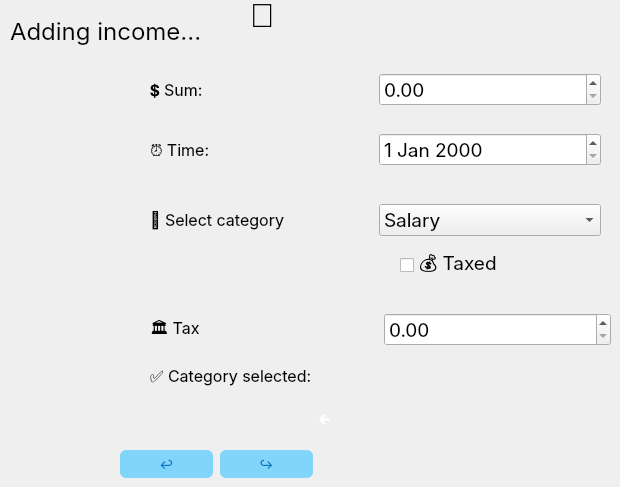
      <widget class="QWidget" name="addIncomePage">
       <widget class="QLabel" name="label_9">
        <property name="geometry">
         <rect>
          <x>210</x>
          <y>360</y>
          <width>55</width>
          <height>16</height>
         </rect>
        </property>
        <property name="text">
         <string/>
        </property>
       </widget>
       <widget class="QCheckBox" name="taxedCheckBox">
        <property name="geometry">
         <rect>
          <x>400</x>
          <y>250</y>
          <width>191</width>
          <height>31</height>
         </rect>
        </property>
        <property name="font">
         <font>
          <family>Inter</family>
          <pointsize>14</pointsize>
         </font>
        </property>
        <property name="text">
         <string>💰 Taxed</string>
        </property>
       </widget>
       <widget class="QPushButton" name="cancelIncomeButton">
        <property name="geometry">
         <rect>
          <x>120</x>
          <y>450</y>
          <width>93</width>
          <height>28</height>
         </rect>
        </property>
        <property name="font">
         <font>
          <family>Inter</family>
         </font>
        </property>
        <property name="styleSheet">
         <string notr="true">border-radius: 6px;
   background-color: #81D4FA;
        color: #0277BD</string>
        </property>
        <property name="text">
         <string>↩</string>
        </property>
       </widget>
       <widget class="QLabel" name="categoryIncomeLabel">
        <property name="geometry">
         <rect>
          <x>150</x>
          <y>350</y>
          <width>461</width>
          <height>51</height>
         </rect>
        </property>
        <property name="font">
         <font>
          <family>Inter</family>
          <pointsize>12</pointsize>
         </font>
        </property>
        <property name="text">
         <string>✅ Category selected:</string>
        </property>
       </widget>
       <widget class="QLabel" name="label_29">
        <property name="geometry">
         <rect>
          <x>10</x>
          <y>10</y>
          <width>431</width>
          <height>41</height>
         </rect>
        </property>
        <property name="font">
         <font>
          <family>Inter</family>
          <pointsize>18</pointsize>
         </font>
        </property>
        <property name="text">
         <string>Adding income...</string>
        </property>
       </widget>
       <widget class="QWidget" name="layoutWidget">
        <property name="geometry">
         <rect>
          <x>150</x>
          <y>70</y>
          <width>451</width>
          <height>40</height>
         </rect>
        </property>
        <layout class="QHBoxLayout" name="horizontalLayout">
         <item>
          <widget class="QLabel" name="label_13">
           <property name="font">
            <font>
             <family>Inter</family>
             <pointsize>12</pointsize>
            </font>
           </property>
           <property name="text">
            <string>💲 Sum:</string>
           </property>
          </widget>
         </item>
         <item>
          <widget class="QDoubleSpinBox" name="incomeSpinBox">
           <property name="font">
            <font>
             <family>Inter</family>
             <pointsize>14</pointsize>
            </font>
           </property>
          </widget>
         </item>
        </layout>
       </widget>
       <widget class="QWidget" name="layoutWidget">
        <property name="geometry">
         <rect>
          <x>150</x>
          <y>130</y>
          <width>451</width>
          <height>40</height>
         </rect>
        </property>
        <layout class="QHBoxLayout" name="horizontalLayout_2">
         <item>
          <widget class="QLabel" name="label_12">
           <property name="font">
            <font>
             <family>Inter</family>
             <pointsize>12</pointsize>
            </font>
           </property>
           <property name="text">
            <string>⏰ Time:</string>
           </property>
          </widget>
         </item>
         <item>
          <widget class="QDateEdit" name="incomeDateEdit">
           <property name="font">
            <font>
             <family>Inter</family>
             <pointsize>14</pointsize>
            </font>
           </property>
          </widget>
         </item>
        </layout>
       </widget>
       <widget class="QWidget" name="layoutWidget">
        <property name="geometry">
         <rect>
          <x>150</x>
          <y>200</y>
          <width>451</width>
          <height>40</height>
         </rect>
        </property>
        <layout class="QHBoxLayout" name="horizontalLayout_3">
         <item>
          <widget class="QLabel" name="label_10">
           <property name="font">
            <font>
             <family>Inter</family>
             <pointsize>12</pointsize>
            </font>
           </property>
           <property name="text">
            <string>📍 Select category</string>
           </property>
          </widget>
         </item>
         <item>
          <widget class="QComboBox" name="incomeComboBox">
           <property name="font">
            <font>
             <family>Inter</family>
             <pointsize>14</pointsize>
            </font>
           </property>
           <item>
            <property name="text">
             <string>Salary</string>
            </property>
           </item>
           <item>
            <property name="text">
             <string>Freelance</string>
            </property>
           </item>
           <item>
            <property name="text">
             <string>Gift</string>
            </property>
           </item>
           <item>
            <property name="text">
             <string>Other</string>
            </property>
           </item>
           <item>
            <property name="text">
             <string>Rental</string>
            </property>
           </item>
           <item>
            <property name="text">
             <string>Investment</string>
            </property>
           </item>
          </widget>
         </item>
        </layout>
       </widget>
       <widget class="QWidget" name="layoutWidget">
        <property name="geometry">
         <rect>
          <x>150</x>
          <y>310</y>
          <width>461</width>
          <height>40</height>
         </rect>
        </property>
        <layout class="QHBoxLayout" name="horizontalLayout_4">
         <item>
          <widget class="QLabel" name="taxLabel">
           <property name="font">
            <font>
             <family>Inter</family>
             <pointsize>12</pointsize>
            </font>
           </property>
           <property name="text">
            <string>🏛️ Tax</string>
           </property>
          </widget>
         </item>
         <item>
          <widget class="QDoubleSpinBox" name="taxSpinBox">
           <property name="font">
            <font>
             <family>Inter</family>
             <pointsize>14</pointsize>
            </font>
           </property>
          </widget>
         </item>
        </layout>
       </widget>
       <widget class="QLabel" name="label_53">
        <property name="geometry">
         <rect>
          <x>250</x>
          <y>-20</y>
          <width>81</width>
          <height>71</height>
         </rect>
        </property>
        <property name="font">
         <font>
          <pointsize>25</pointsize>
         </font>
        </property>
        <property name="text">
         <string>💫</string>
        </property>
       </widget>
       <widget class="QWidget" name="layoutWidget">
        <property name="geometry">
         <rect>
          <x>250</x>
          <y>400</y>
          <width>248</width>
          <height>42</height>
         </rect>
        </property>
        <layout class="QHBoxLayout" name="horizontalLayout_17">
         <item>
          <widget class="QPushButton" name="pushButton_14">
           <property name="minimumSize">
            <size>
             <width>40</width>
             <height>40</height>
            </size>
           </property>
           <property name="maximumSize">
            <size>
             <width>40</width>
             <height>40</height>
            </size>
           </property>
           <property name="font">
            <font>
             <family>Inter</family>
             <pointsize>-1</pointsize>
             <weight>75</weight>
             <bold>true</bold>
            </font>
           </property>
           <property name="styleSheet">
            <string notr="true">QPushButton {
    background: qlineargradient(x1:0, y1:0, x2:0, y2:1,
                               stop:0 #8B5CF6, stop:1 #7C3AED);
    color: white;
    border: none;
    border-radius: 50%;  /* Круглая форма */
    padding: 0px;        /* Убрать padding для круга */
    font-size: 14px;
    font-weight: bold;
    min-width: 40px;     /* Размер круга */
    min-height: 40px;    /* Размер круга */
    max-width: 40px;     /* Фиксированный размер */
    max-height: 40px;    /* Фиксированный размер */
}

QPushButton:hover {
    background: qlineargradient(x1:0, y1:0, x2:0, y2:1,
                               stop:0 #9D78F8, stop:1 #8B5CF6);
}

QPushButton:pressed {
    background: qlineargradient(x1:0, y1:0, x2:0, y2:1,
                               stop:0 #7C3AED, stop:1 #6D28D9);
}</string>
           </property>
           <property name="text">
            <string>🡰</string>
           </property>
          </widget>
         </item>
         <item>
          <widget class="QPushButton" name="addIncomeClickButton">
           <property name="minimumSize">
            <size>
             <width>40</width>
             <height>40</height>
            </size>
           </property>
           <property name="maximumSize">
            <size>
             <width>40</width>
             <height>40</height>
            </size>
           </property>
           <property name="styleSheet">
            <string notr="true">QPushButton {
    background: qlineargradient(x1:0, y1:0, x2:0, y2:1,
                               stop:0 #8B5CF6, stop:1 #7C3AED);
    color: white;
    border: none;
    border-radius: 50%;  /* Круглая форма */
    padding: 0px;        /* Убрать padding для круга */
    font-size: 14px;
    font-weight: bold;
    min-width: 40px;     /* Размер круга */
    min-height: 40px;    /* Размер круга */
    max-width: 40px;     /* Фиксированный размер */
    max-height: 40px;    /* Фиксированный размер */
}

QPushButton:hover {
    background: qlineargradient(x1:0, y1:0, x2:0, y2:1,
                               stop:0 #9D78F8, stop:1 #8B5CF6);
}

QPushButton:pressed {
    background: qlineargradient(x1:0, y1:0, x2:0, y2:1,
                               stop:0 #7C3AED, stop:1 #6D28D9);
}

QPushButton:hover {
    background: qlineargradient(x1:0, y1:0, x2:0, y2:1,
                               stop:0 #9D78F8, stop:1 #8B5CF6);
}

QPushButton:pressed {
    background: qlineargradient(x1:0, y1:0, x2:0, y2:1,
                               stop:0 #7C3AED, stop:1 #6D28D9);
}</string>
           </property>
           <property name="text">
            <string/>
           </property>
           <property name="icon">
            <iconset>
             <normaloff>../Sidebar/icon/plus.png</normaloff>../Sidebar/icon/plus.png</iconset>
           </property>
           <property name="iconSize">
            <size>
             <width>40</width>
             <height>40</height>
            </size>
           </property>
          </widget>
         </item>
        </layout>
       </widget>
       <widget class="QPushButton" name="redoIncomeButton_2">
        <property name="geometry">
         <rect>
          <x>220</x>
          <y>450</y>
          <width>93</width>
          <height>28</height>
         </rect>
        </property>
        <property name="font">
         <font>
          <family>Inter</family>
         </font>
        </property>
        <property name="styleSheet">
         <string notr="true">border-radius: 6px;
   background-color: #81D4FA;
        color: #0277BD</string>
        </property>
        <property name="text">
         <string>↪</string>
        </property>
       </widget>
      </widget>
